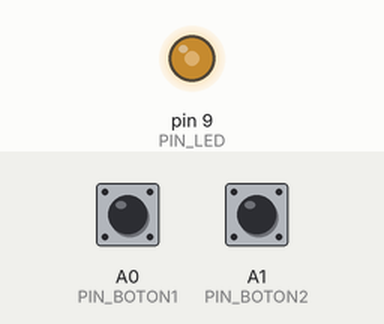
Bench run of a sketch on a simulated Arduino Uno, built with avr-gcc and run on an emulated ATmega328P. On the bench: output pins drawn as LEDs (lit = HIGH). Inputs (shaded band) come from the test bench; at power-on: A0 (PIN_BOTON1) HIGH, A1 (PIN_BOTON2) HIGH.

Above: at 1.2 s.
1.3 s: A0 (PIN_BOTON1) pulled LOW for 1 s
At 3.3 s:
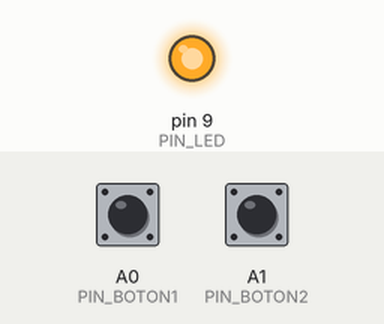
3.8 s: A1 (PIN_BOTON2) pulled LOW for 1 s
6.3 s: A0 (PIN_BOTON1) pulled LOW for 3.2 s
At 8.54 s:
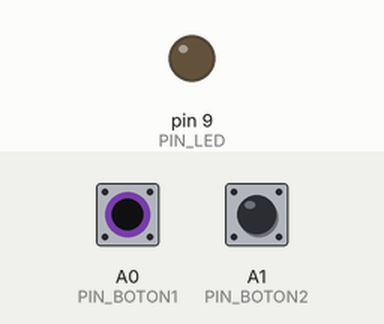
Timing chart, 0 to 17.0 s (numbered marks = the images above; inputs shaded):
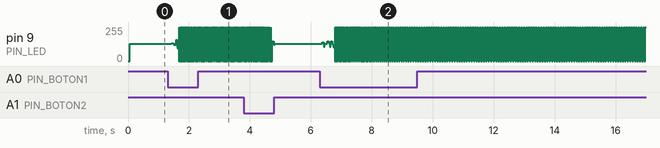

The sketch:

sketch_ej27.ino
```cpp
#define PIN_BOTON1 A0
#define PIN_BOTON2 A1
#define PIN_LED 9
#define PERIODO_MINIMO 10
#define PERIODO_MAXIMO 100

int periodo = PERIODO_MINIMO;

void setup() {
  pinMode(PIN_BOTON1, INPUT_PULLUP);
  pinMode(PIN_BOTON2, INPUT_PULLUP);
  pinMode(PIN_LED, OUTPUT);
}

void loop() {

  boolean estadoActualBoton1 = digitalRead(PIN_BOTON1);
  boolean estadoActualBoton2 = digitalRead(PIN_BOTON2);
  boolean elBoton1fuePresionado = estadoActualBoton1 == false;
  boolean elBoton2fuePresionado = estadoActualBoton2 == false;

  if(elBoton1fuePresionado) {
    periodo++;
    if(periodo > PERIODO_MAXIMO) {
      periodo = PERIODO_MINIMO;
    }
  }

  if(elBoton2fuePresionado) {
    periodo--;
    if(periodo < PERIODO_MINIMO) {
      periodo = PERIODO_MINIMO;
    }
  }

  digitalWrite(PIN_LED, HIGH);
  delay(periodo/2);
  digitalWrite(PIN_LED, LOW);
  delay(periodo/2);

}
```
